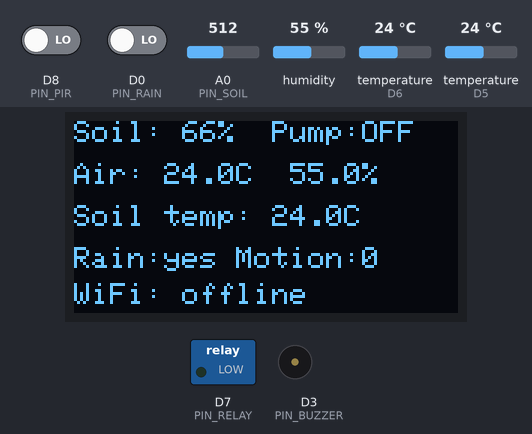
Recording of a sketch running on a simulated ESP8266 (NodeMCU). Parts: 128×64 one-colour display, switched loads named in the sketch (green lamp = pin HIGH), buzzer (waves = sounding, pin HIGH). Inputs (shaded band) come from the test bench; at power-on: D0 (PIN_RAIN) LOW, A0 (PIN_SOIL) = 512, D8 (PIN_PIR) LOW, humidity 55 %, temperature (sensors on D6, D5) 24 °C. WiFi joins after 1.5 s; servers stay silent unless stated; what the sketch prints to the serial monitor is not drawn.

Above: at 1.6 s.
1.7 s: D0 (PIN_RAIN) driven HIGH
At 6.8 s:
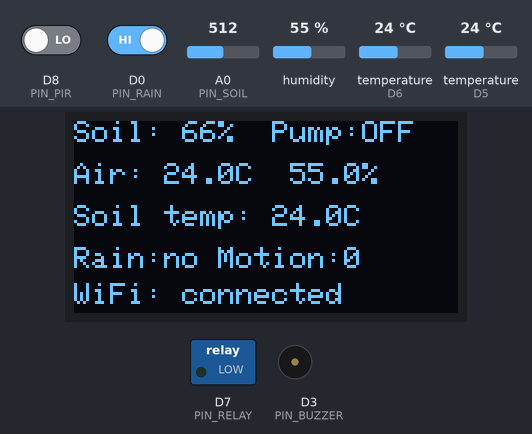
7.3 s: A0 (PIN_SOIL) set to 646
At 11.8 s:
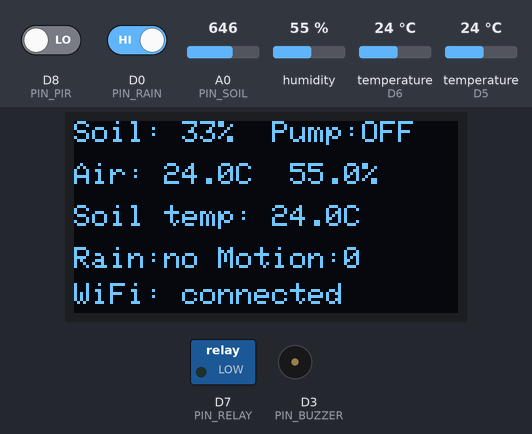
12.3 s: A0 (PIN_SOIL) set to 661
At 16.9 s:
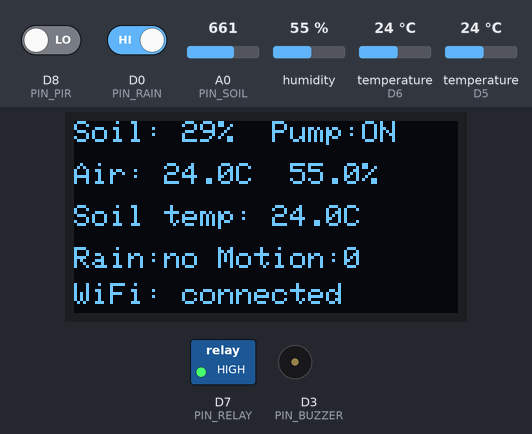
17.3 s: D0 (PIN_RAIN) driven LOW
At 21.8 s:
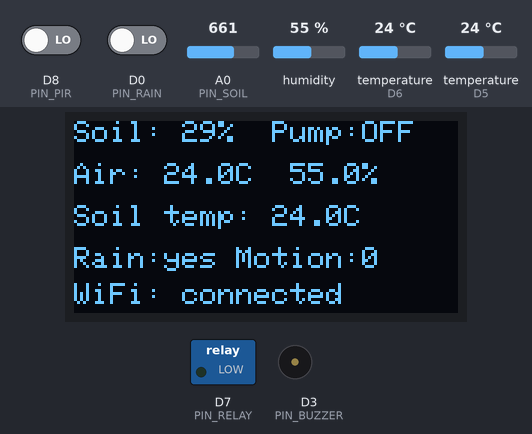
22.3 s: D8 (PIN_PIR) driven HIGH
At 30.6 s:
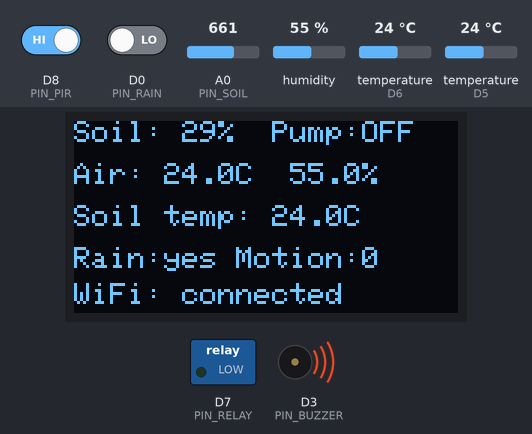
32.3 s: humidity set to 22 %
At 36.9 s:
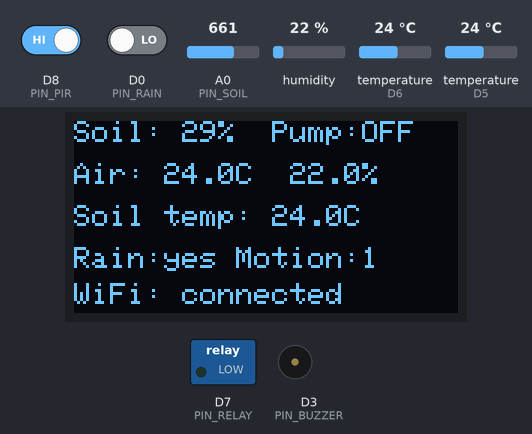
Timing chart, 0 to 38.3 s (numbered marks = the images above; inputs shaded):
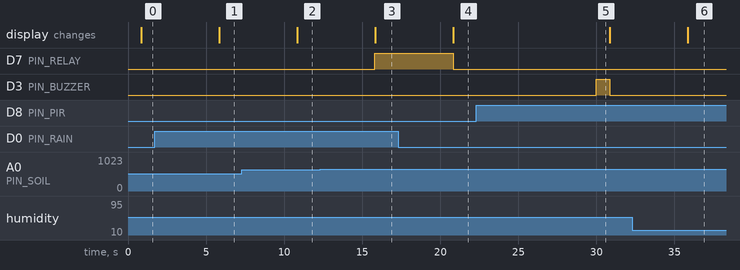

Measured:
- the behaviour switches between 654 and 655 on A0 (PIN_SOIL) (found by bisection; images 2 and 3)
- after the input at 1.7 s, the display: changes after 4.1 s (image 1)
- after the input at 7.3 s, the display: changes after 3.5 s (image 2)
- after the input at 12.3 s, D7 (PIN_RELAY): LOW → HIGH after 3.5 s; the display: changes after 3.5 s (image 3)
- after the input at 17.3 s, D7 (PIN_RELAY): HIGH → LOW after 3.5 s; the display: changes after 3.5 s (image 4)
- after the input at 22.3 s, D3 (PIN_BUZZER): LOW → HIGH after 7.7 s, → LOW 0.84 s later
- after the input at 32.3 s, the display: changes after 3.5 s (image 6)

The sketch:

smart_irrigation.ino
```cpp
/*
  Smart irrigation and field monitor - NodeMCU (ESP8266)

  - Waters automatically when the soil is dry, with hysteresis, a maximum run time
    per cycle, a cooldown, and a rain lock-out.
  - Measures air temperature/humidity (DHT), soil temperature (DS18B20) and rain.
  - Shows live values on an SSD1306 OLED and uploads them to ThingSpeak.
  - A PIR sensor triggers a buzzer when motion is detected near the field.
  - Irrigation keeps working when Wi-Fi is down.

  Copy secrets.example.h to secrets.h and fill in your details before uploading.
  Pins and calibration values are constants at the top: adjust them to your wiring.
*/
#include <ESP8266WiFi.h>
#include <ThingSpeak.h>
#include <DHT.h>
#include <OneWire.h>
#include <DallasTemperature.h>
#include <Wire.h>
#include <Adafruit_GFX.h>
#include <Adafruit_SSD1306.h>
#include "secrets.h"  // WIFI_SSID, WIFI_PASSWORD, TS_CHANNEL_ID, TS_WRITE_API_KEY

// ---------------- Pins (NodeMCU) ----------------
const int PIN_SOIL = A0;           // capacitive soil moisture sensor (analog)
const uint8_t PIN_DHT = D5;        // DHT data
const uint8_t PIN_DS18B20 = D6;    // DS18B20 data (4.7 kOhm pull-up to 3.3 V)
const uint8_t PIN_RELAY = D7;      // relay input (water pump)
const uint8_t PIN_RAIN = D0;       // rain sensor digital output
const uint8_t PIN_PIR = D8;        // PIR motion sensor output
const uint8_t PIN_BUZZER = D3;     // buzzer
// OLED I2C uses the default pins: SDA = D2, SCL = D1

// ---------------- Sensor types and polarity ----------------
#define DHTTYPE DHT22              // change to DHT11 if that is what you use
const bool RELAY_ACTIVE_HIGH = true;
const bool RAIN_ACTIVE_LOW = true; // most rain modules pull DO low when wet

// ---------------- Soil calibration (raw ADC 0-1023) ----------------
// Measure your own sensor: raw value in dry air and raw value in a glass of water.
const int SOIL_DRY_RAW = 780;
const int SOIL_WET_RAW = 380;

// ---------------- Irrigation rules ----------------
const int SOIL_DRY_ON_PCT = 30;    // start watering at or below this
const int SOIL_WET_OFF_PCT = 45;   // stop watering at or above this
const unsigned long PUMP_MAX_ON_MS = 60UL * 1000UL;        // max run per cycle
const unsigned long PUMP_COOLDOWN_MS = 10UL * 60UL * 1000UL; // wait after a max-run stop

// ---------------- Timing ----------------
const unsigned long SENSOR_INTERVAL_MS = 5000;
const unsigned long UPLOAD_INTERVAL_MS = 20000;  // ThingSpeak free tier: >= 15 s
const unsigned long WIFI_RETRY_MS = 30000;
const unsigned long BUZZER_ON_MS = 300;
const unsigned long MOTION_ALERT_GAP_MS = 30000;

// ---------------- Objects ----------------
DHT dht(PIN_DHT, DHTTYPE);
OneWire oneWire(PIN_DS18B20);
DallasTemperature soilTempSensor(&oneWire);
Adafruit_SSD1306 display(128, 64, &Wire, -1);
WiFiClient client;

// ---------------- State ----------------
int soilRaw = 0;
int soilPct = 0;
bool soilFault = false;
float airTemp = NAN, airHum = NAN, soilTemp = NAN;
bool raining = false;
bool pumpOn = false;
bool coolingDown = false;
unsigned long pumpStartedAt = 0, cooldownUntil = 0;
unsigned long lastSensor = 0, lastUpload = 0, lastWifiTry = 0;
unsigned long buzzerOffAt = 0, lastMotionAlert = 0;
unsigned long motionCount = 0;
bool oledOk = false;

// ---------------- Helpers ----------------
void setPump(bool on) {
  pumpOn = on;
  bool level = RELAY_ACTIVE_HIGH ? on : !on;
  digitalWrite(PIN_RELAY, level ? HIGH : LOW);
  Serial.println(on ? "Pump ON" : "Pump OFF");
}

int soilPercent(int raw) {
  long p = map(raw, SOIL_DRY_RAW, SOIL_WET_RAW, 0, 100);
  return (int)constrain(p, 0, 100);
}

void readSensors() {
  soilRaw = analogRead(PIN_SOIL);
  // A raw value stuck at the ADC limits usually means a disconnected sensor.
  soilFault = (soilRaw <= 5 || soilRaw >= 1020);
  soilPct = soilPercent(soilRaw);

  airTemp = dht.readTemperature();
  airHum = dht.readHumidity();

  soilTempSensor.requestTemperatures();
  float t = soilTempSensor.getTempCByIndex(0);
  soilTemp = (t == DEVICE_DISCONNECTED_C) ? NAN : t;

  int rainPin = digitalRead(PIN_RAIN);
  raining = RAIN_ACTIVE_LOW ? (rainPin == LOW) : (rainPin == HIGH);
}

void updatePump() {
  unsigned long now = millis();

  if (soilFault) {                 // never run the pump on a faulty soil reading
    if (pumpOn) setPump(false);
    return;
  }

  if (pumpOn) {
    bool tooLong = (now - pumpStartedAt) >= PUMP_MAX_ON_MS;
    if (soilPct >= SOIL_WET_OFF_PCT || raining || tooLong) {
      setPump(false);
      if (tooLong) {
        coolingDown = true;
        cooldownUntil = now + PUMP_COOLDOWN_MS;
      }
    }
  } else {
    if (coolingDown && (long)(now - cooldownUntil) >= 0) coolingDown = false;
    if (!coolingDown && !raining && soilPct <= SOIL_DRY_ON_PCT) {
      setPump(true);
      pumpStartedAt = now;
    }
  }
}

void handleMotion() {
  unsigned long now = millis();
  if (buzzerOffAt != 0 && (long)(now - buzzerOffAt) >= 0) {
    digitalWrite(PIN_BUZZER, LOW);
    buzzerOffAt = 0;
  }
  if (digitalRead(PIN_PIR) == HIGH && (now - lastMotionAlert) >= MOTION_ALERT_GAP_MS) {
    lastMotionAlert = now;
    motionCount++;
    digitalWrite(PIN_BUZZER, HIGH);
    buzzerOffAt = now + BUZZER_ON_MS;
    Serial.println("Motion detected");
  }
}

void connectWifiIfNeeded() {
  if (WiFi.status() == WL_CONNECTED) return;
  unsigned long now = millis();
  if (now - lastWifiTry >= WIFI_RETRY_MS || lastWifiTry == 0) {
    lastWifiTry = now;
    Serial.println("Connecting to Wi-Fi...");
    WiFi.begin(WIFI_SSID, WIFI_PASSWORD);
  }
}

void formatValue(char *out, size_t n, float v, const char *unit) {
  if (isnan(v)) snprintf(out, n, "--");
  else snprintf(out, n, "%.1f%s", v, unit);
}

void drawDisplay() {
  if (!oledOk) return;
  char a[16], b[16], c[16], line[32];
  display.clearDisplay();
  display.setTextSize(1);
  display.setTextColor(SSD1306_WHITE);

  display.setCursor(0, 0);
  if (soilFault) snprintf(line, sizeof line, "Soil: SENSOR FAULT");
  else snprintf(line, sizeof line, "Soil: %d%%  Pump:%s", soilPct, pumpOn ? "ON" : "OFF");
  display.print(line);

  formatValue(a, sizeof a, airTemp, "C");
  formatValue(b, sizeof b, airHum, "%");
  display.setCursor(0, 14);
  snprintf(line, sizeof line, "Air: %s  %s", a, b);
  display.print(line);

  formatValue(c, sizeof c, soilTemp, "C");
  display.setCursor(0, 28);
  snprintf(line, sizeof line, "Soil temp: %s", c);
  display.print(line);

  display.setCursor(0, 42);
  snprintf(line, sizeof line, "Rain:%s Motion:%lu", raining ? "yes" : "no", motionCount);
  display.print(line);

  display.setCursor(0, 54);
  display.print(WiFi.status() == WL_CONNECTED ? "WiFi: connected" : "WiFi: offline");
  display.display();
}

void uploadToThingSpeak() {
  if (WiFi.status() != WL_CONNECTED) return;
  ThingSpeak.setField(1, soilFault ? -1 : soilPct);
  if (!isnan(airTemp)) ThingSpeak.setField(2, airTemp);
  if (!isnan(airHum)) ThingSpeak.setField(3, airHum);
  if (!isnan(soilTemp)) ThingSpeak.setField(4, soilTemp);
  ThingSpeak.setField(5, pumpOn ? 1 : 0);
  ThingSpeak.setField(6, raining ? 1 : 0);
  ThingSpeak.setField(7, (int)motionCount);
  int code = ThingSpeak.writeFields(TS_CHANNEL_ID, TS_WRITE_API_KEY);
  Serial.println(code == 200 ? "ThingSpeak update OK" : "ThingSpeak update failed");
}

void setup() {
  Serial.begin(115200);

  pinMode(PIN_RELAY, OUTPUT);
  setPump(false);                  // pump off at start-up
  pinMode(PIN_RAIN, INPUT);
  pinMode(PIN_PIR, INPUT);
  pinMode(PIN_BUZZER, OUTPUT);
  digitalWrite(PIN_BUZZER, LOW);

  dht.begin();
  soilTempSensor.begin();

  oledOk = display.begin(SSD1306_SWITCHCAPVCC, 0x3C);
  if (!oledOk) Serial.println("OLED not found, continuing without display");

  WiFi.mode(WIFI_STA);
  ThingSpeak.begin(client);
  connectWifiIfNeeded();
}

void loop() {
  unsigned long now = millis();

  connectWifiIfNeeded();
  handleMotion();

  if (lastSensor == 0 || now - lastSensor >= SENSOR_INTERVAL_MS) {
    lastSensor = now;
    readSensors();
    updatePump();
    drawDisplay();
    Serial.printf("soil=%d%% raw=%d air=%.1fC %.1f%% soilT=%.1fC rain=%d pump=%d\n",
                  soilPct, soilRaw, airTemp, airHum, soilTemp, raining, pumpOn);
  }

  if (lastUpload == 0 || now - lastUpload >= UPLOAD_INTERVAL_MS) {
    lastUpload = now;
    uploadToThingSpeak();
  }
}
```

secrets.example.h
```cpp
// Copy this file to secrets.h and fill in your own values.
// secrets.h is ignored by Git. Never commit real credentials.
#define WIFI_SSID "YOUR_WIFI_NAME"
#define WIFI_PASSWORD "YOUR_WIFI_PASSWORD"
#define TS_CHANNEL_ID 0UL
#define TS_WRITE_API_KEY "YOUR_THINGSPEAK_WRITE_KEY"
```
